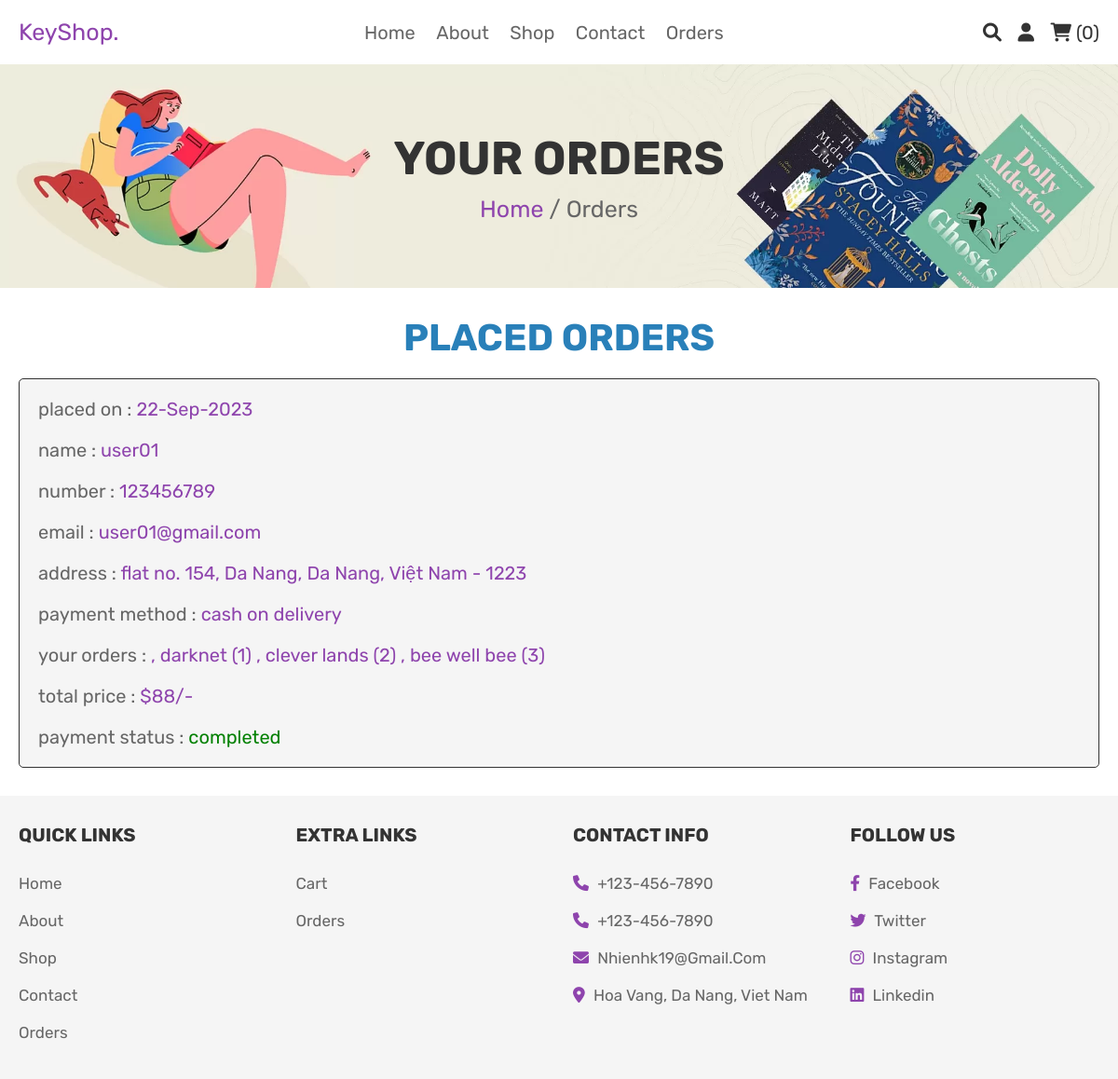
Page /orders.php (signed in) on the earlier database version.
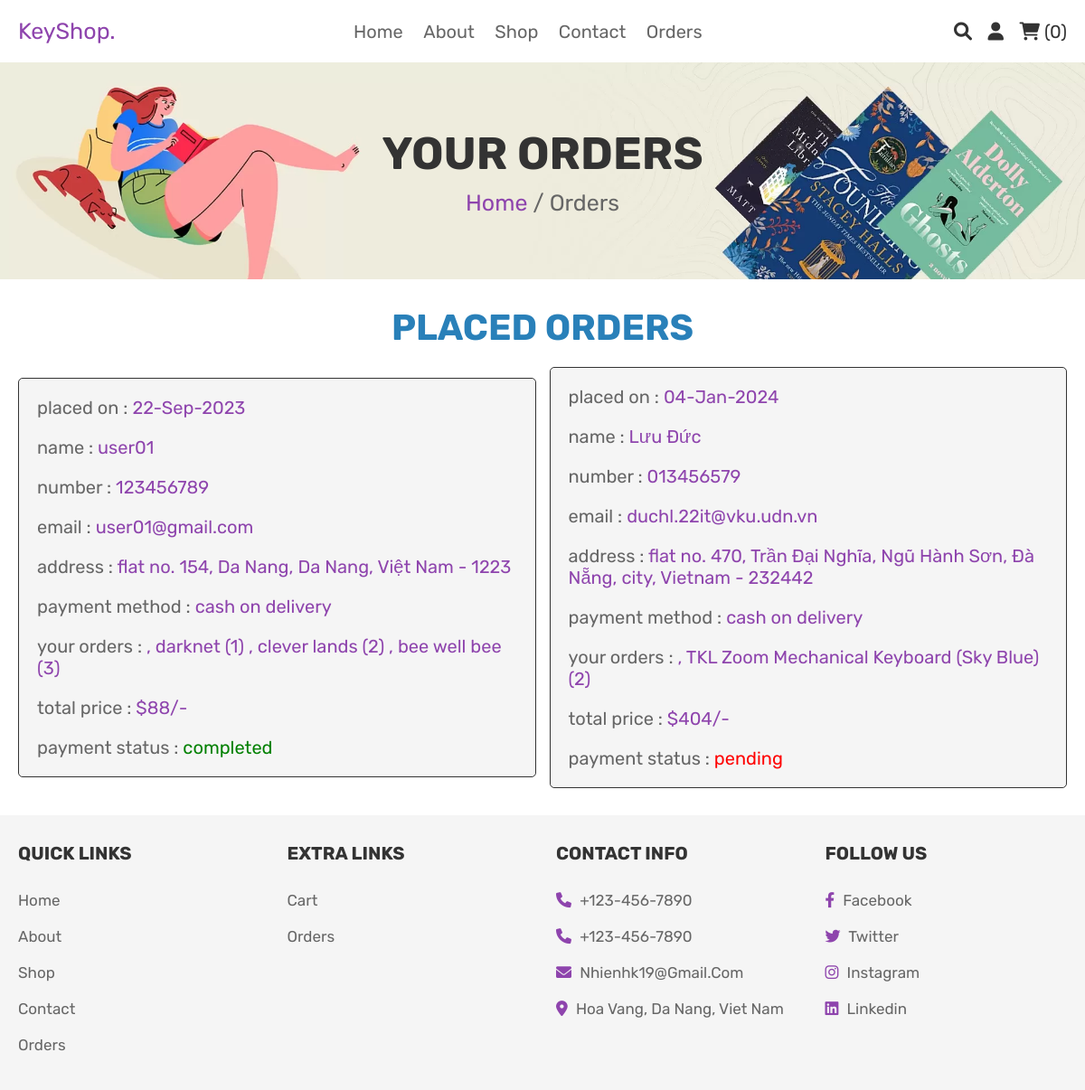
Same page on the later database version.
### tables this page shows
CREATE TABLE `orders` (
  `id` int(100) NOT NULL,
  `user_id` int(100) NOT NULL,
  `name` varchar(100) NOT NULL,
  `number` varchar(12) NOT NULL,
  `email` varchar(100) NOT NULL,
  `method` varchar(50) NOT NULL,
  `address` varchar(500) NOT NULL,
  `total_products` varchar(1000) NOT NULL,
  `total_price` int(100) NOT NULL,
  `placed_on` varchar(50) NOT NULL,
  `payment_status` varchar(20) NOT NULL DEFAULT 'pending'
);

### orders.php (the view, shortened to what this page needs)
<?php
include 'config.php';
$user_id = $_SESSION['user_id'];
?>
<!DOCTYPE html>
<html lang="en">
<head>
    <link rel="stylesheet" href="https://cdnjs.cloudflare.com/ajax/libs/font-awesome/6.0.0/css/all.min.css">
    <link rel="stylesheet" href="css/style.css">
</head>
<body>
    <?php include 'header.php'; ?>
    <div class="heading">
        <h3>your orders</h3>
        <p> <a href="home.php">home</a> / orders </p>
    </div>
    <section class="placed-orders">
        <h1 class="title">placed orders</h1>
        <div class="box-container">
            <?php
            $order_query = mysqli_query($conn, "SELECT * FROM `orders` WHERE user_id = '$user_id'") or die('query failed');
            if (mysqli_num_rows($order_query) > 0) {
                while ($fetch_orders = mysqli_fetch_assoc($order_query)) {
            ?>
                    <div class="box">
                        <p> placed on : <span><?php echo $fetch_orders['placed_on']; ?></span> </p>
                        <p> name : <span><?php echo $fetch_orders['name']; ?></span> </p>
                        <p> number : <span><?php echo $fetch_orders['number']; ?></span> </p>
                        <p> email : <span><?php echo $fetch_orders['email']; ?></span> </p>
                        <p> address : <span><?php echo $fetch_orders['address']; ?></span> </p>
                        <p> payment method : <span><?php echo $fetch_orders['method']; ?></span> </p>
                        <p> your orders : <span><?php echo $fetch_orders['total_products']; ?></span> </p>
                        <p> total price : <span>$<?php echo $fetch_orders['total_price']; ?>/-</span> </p>
                        <p> payment status : <span style="color:<?php if ($fetch_orders['payment_status'] == 'pending') {
                                                                    echo 'red';
                                                                } else {
                                                                    echo 'green';
                                                                } ?>;"><?php echo $fetch_orders['payment_status']; ?></span> </p>
                    </div>
            <?php
                }
            } else {
                echo '<p class="empty">no orders placed yet!</p>';
            }
            ?>
        </div>
    </section>
    <?php include 'footer.php'; ?>
</body>
</html>

Differences in the rows shown:
added orders: placed_on "04-Jan-2024", name "Lưu Đức", number "013456579", email "duchl.22it@vku.udn.vn", address "flat no. 470, Trần Đại Nghĩa, Ngũ Hành Sơn, Đà Nẵng, city, Vietnam - 232442", method "cash on delivery", total_products ", TKL Zoom Mechanical Keyboard (Sky Blue) (2)", total_price "404", payment_status "pending"
